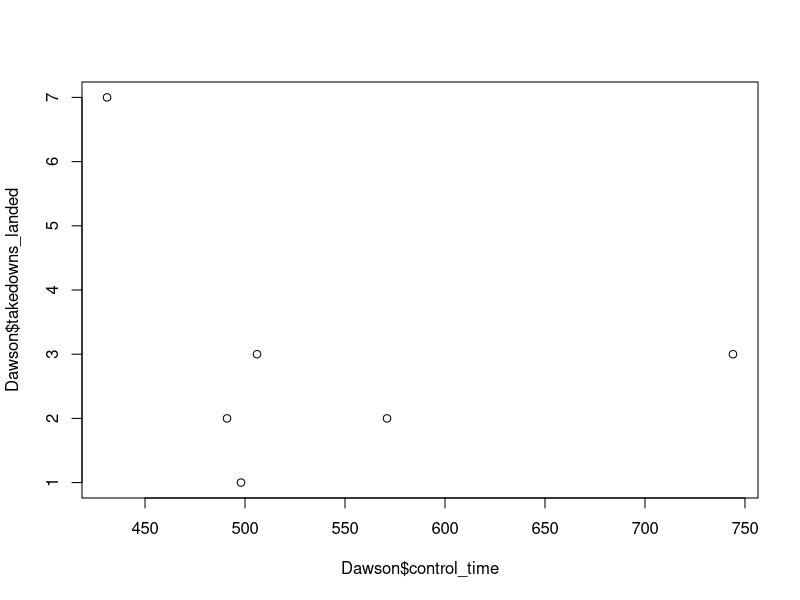
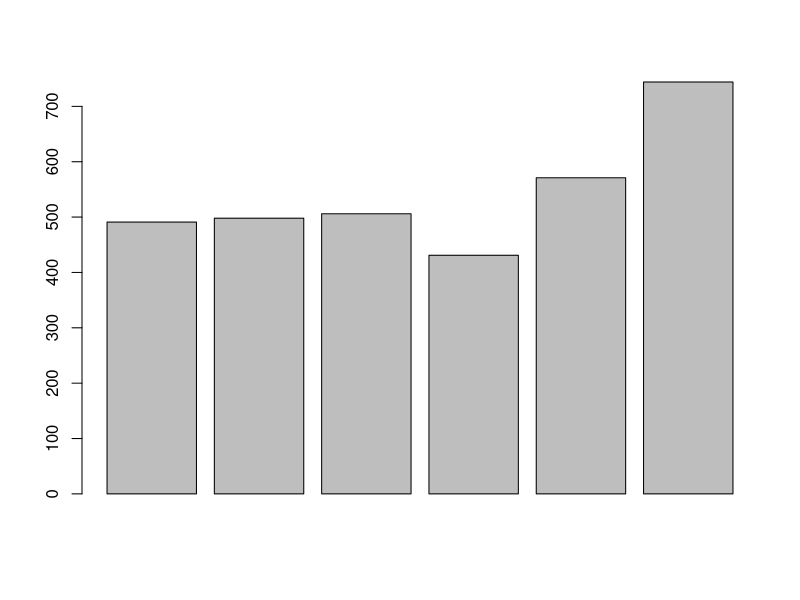

Here is the R script that generated these plots, in order: (Note: this script raises an error after producing the figures.)
#Link: https://x.com/alexvikatos/status/1707091105605406954?s=20
#Author : Alex Vikatos



#grant dawson#
Dawson=data.frame(
  fight=c("Grant Dawson vs Nad Narimani","Grant Dawson vs Leonardo Santos","Grant Dawson vs Ricky Glenn", "Grant Dawson vs Jared Gordon","Gran Dawson vs Mark Madsen","Grant Dawson vs Damir Ismagulov"),
  control_time=c(491,498,506,431,571,744),
  takedowns_landed=c(2,1,3,7,2,3)
)
Dawson
plot(Dawson$control_time,Dawson$takedowns_landed)
barplot(Dawson$control_time)

library(ggplot2)
d=ggplot(Dawson,aes(fight,(Dawson$control_time)))
d+geom_bar(stat = "identity",width = 0.5,fill="orange1")+labs(title="Grant Dawson's Control Time in His Last 6 Fights",x="Fight",y="Seconds")+
  theme(axis.text.x =element_text(angle=90,vjust=0.6) )+coord_flip() + theme_economist()
